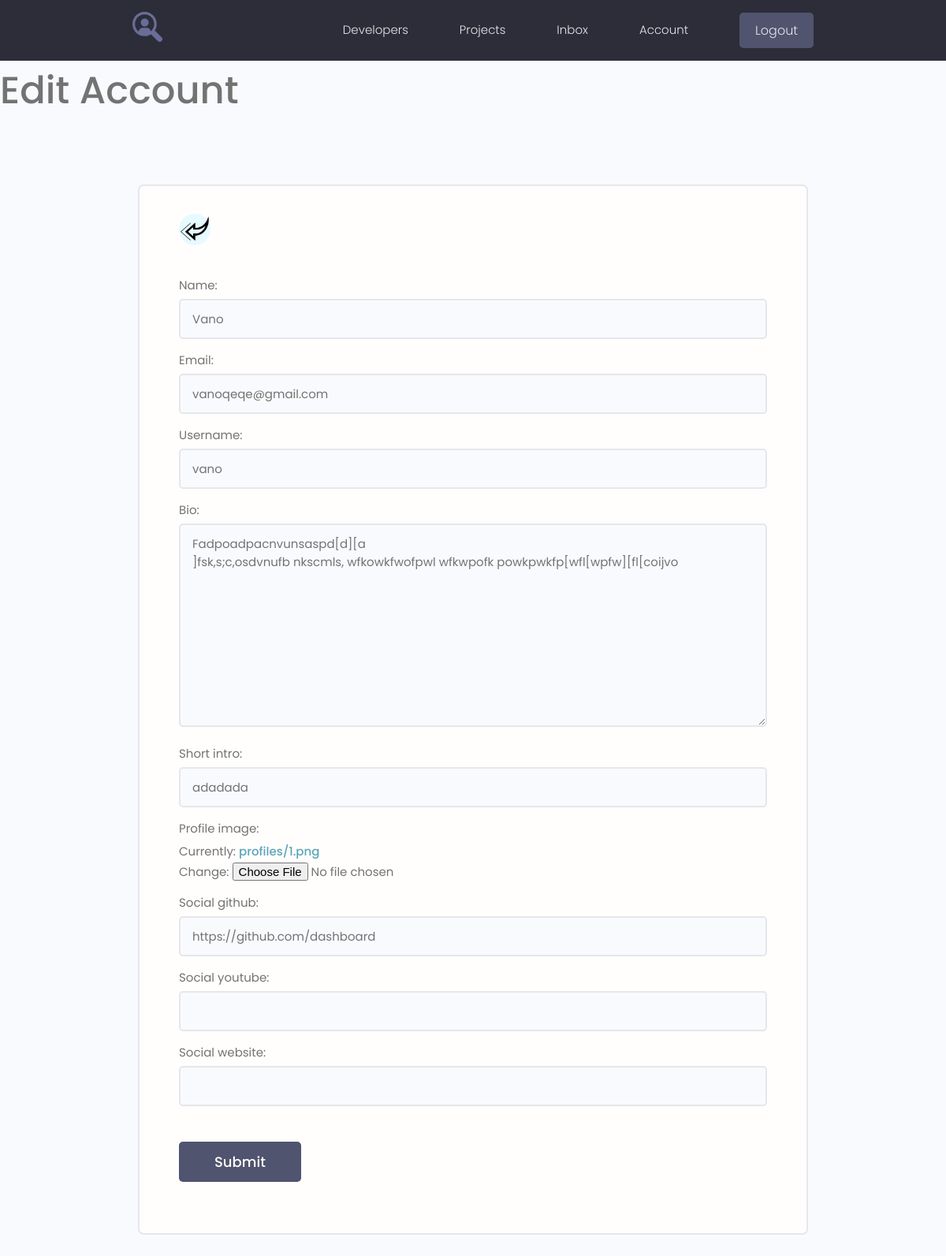
Page /edit-account/ (signed in) on the committed database.
### users/models.py (models this page shows, shortened)
class Profile(models.Model):
    user = models.OneToOneField(User, on_delete=models.CASCADE, blank=True)
    name = models.CharField(max_length=200, blank=True)
    email = models.EmailField(max_length=200, blank=True)
    username = models.CharField(max_length=200, blank=True)
    short_intro = models.CharField(max_length=200, blank=True)
    bio = models.TextField(blank=True)
    profile_image = models.ImageField(default="profiles/user-default.png", upload_to="profiles/")
    social_github = models.CharField(max_length=200, blank=True)
    social_youtube = models.CharField(max_length=200, blank=True)
    social_website = models.CharField(max_length=200, blank=True)
    created = models.DateTimeField(auto_now_add=True)

### users/views.py (the view)
# urls.py: path('edit-account/', views.edit_account, name="edit-account"),
@login_required(login_url='login')
def edit_account(request):
    profile = request.user.profile
    form = ProfileForm(instance=profile)
    if request.method == "POST":
        form = ProfileForm(request.POST, request.FILES, instance=profile)
        if form.is_valid():
            form.save()
            return redirect('account')
    context = {'form': form}
    return render(request, 'users/profile_form.html', context)

### users/forms.py
class ProfileForm(ModelForm):
    class Meta:
        model = Profile
        fields = ['name', 'email', 'username', 'bio', 'short_intro', 'profile_image',
                  'social_github', 'social_youtube', 'social_website']
    def __init__(self, *args, **kwargs):
        super().__init__(*args, **kwargs)
        for field in self.fields.values():
            field.widget.attrs.update({"class": "input"})

### users/templates/users/profile_form.html (shortened to what this page needs)
{% extends 'projects/base.html' %}
{% load static %}
{% block content %}
<h1>Edit Account</h1>
<main class="formPage my-xl">
    <div class="content-box">
        <div class="formWrapper">
            <a class="backButton" href="{% url 'account' %}"><img src="{% static 'images/left.png' %}" alt="left"></a>
            <br>
            <form action="{% url 'edit-account' %}" class="form" method="POST" enctype="multipart/form-data">
                {% for field in form %}
                <div class="form__field">
                    <label for="formInput#text">{{ field.label }}: </label>
                    {{ field }}
                </div>
                {% endfor %}
                <input class="btn btn--sub btn--lg  my-md" type="submit" value="Submit"/>
            </form>
        </div>
    </div>
</main>
{% endblock %}

### projects/static/styles/app.css (style rules this page uses)
:root { --color-sub: #2d2d39; }
.btn--sub { background-color: var(--color-sub-light); }
img { width: 100%; }
.content-box { width: 95%; max-width: 85rem; margin: 0 auto; }
.backButton { background: var(--color-main-light); color: var(--color-main); width: 4rem; height: 4rem; display: flex; align-items: center; justify-content: center; border-radius: 50%; }
.formPage .formWrapper { list-style: none; background: var(--color-white); padding: 3.5rem 5rem; border: 2px solid var(--color-light); border-radius: 0.7rem; }

### projects/static/uikit/styles/modules/_variables.css (style rules this page uses)
:root { --color-main: #5aa5b9; --color-main-light: #e6faff; --color-sub: #3f4156; --color-sub-light: #51546e; --color-sub-lighter: #ededfd; --color-text: #737373; --color-gray: #8b8b8b; --color-light: #e5e7eb; --color-light-gray: #767676; --color-bg: #f8fafd; --color-white: #fffefd; --color-white-light: #f3f3f3; --color-success: #359e64; --color-success-bg: #def8e8; --color-error: #fc4b0b; --color-error-bg: #fff2ee; --font-base: 'Poppins', arial, helvetica, 'Segoe UI', roboto, ubuntu, sans-serif; --font-monospace: 'Fira Code', 'Courier New', courier, monospace; --font-regular: 300; --font-medium: 500; --font-bold: 700; --generic-shadow: 1px 1px 5px #00000010; --generic-transition: all 0.3s ease-in-out; }

### projects/static/uikit/styles/modules/_base.css (style rules this page uses)
* { margin: 0; padding: 0; box-sizing: border-box; text-rendering: optimizeLegibility; color: inherit; font-size: inherit; }
html { font-size: 50%; }
@media only screen and (min-width: 480px) { html { font-size: 56.25%; } }
@media only screen and (min-width: 1200px) { html { font-size: 62.5%; } }
body { line-height: 1.6; font-weight: 400; font-size: 1.5rem; color: var(--color-text); background-color: var(--color-bg); min-height: 100vh; }

### projects/static/uikit/styles/modules/_typography.css (style rules this page uses)
* { font-family: var(--font-base); }
h1 { font-size: 4.8rem; font-weight: var(--font-medium); }
a { padding-bottom: 2px; text-decoration: none; display: inline-block; color: var(--color-main); font-weight: var(--font-medium); }

### projects/static/uikit/styles/modules/_utilities.css (style rules this page uses)
.my-md { margin: 3rem auto; }
.my-xl { margin: 8rem auto; }

### projects/static/uikit/styles/modules/_button.css (style rules this page uses)
.btn { display: inline-block; position: relative; cursor: pointer; background-color: var(--color-light); font-weight: var(--font-medium); color: var(--color-sub); text-decoration: none; padding: 1rem 2rem; border-radius: 0.5rem; border: none; width: -webkit-fit-content; width: -moz-fit-content; width: fit-content; height: -webkit-fit-content; height: -moz-fit-content; height: fit-content; font-size: 1.6rem; outline-width: 0; outline-color: transparent; -webkit-backface-visibility: hidden; backface-visibility: hidden; transition: all 0.3s ease-in-out; }
.btn--sub { background-color: var(--color-sub); color: var(--color-white); }
.btn--lg { font-size: 1.8rem; padding: 1.2rem 4.5rem; }

### projects/static/uikit/styles/modules/_form.css (style rules this page uses)
.form { display: block; }
.form__field { margin-top: 1.5rem; margin-bottom: 1.5rem; }
.form__label, .form__field > label { display: block; margin-bottom: 0.5rem; color: var(--color-text); }
input.input[type='text'], input.input[type='email'], input.input[type='password'], input.input[type='number'], textarea.input { min-width: 24rem; width: 100%; padding: 1.2rem 1.5rem; border-radius: 0.5rem; border: 2px solid var(--color-light); transition: all 0.3s ease-in-out; background-color: var(--color-bg); }

### rows in the picture
Profile: form "Vano" "vanoqeqe@gmail.com" "vano" "Fadpoadpacnvunsaspd[d][a ]fsk,s;c,osdvnufb nkscmls, wfkowkfwofpwl wfkwpofk powkpwkfp[wfl[wpfw][fl[coijvo" "adadada" "https://github.com/dashboard"

### other values in the picture
{{ field.label }} "Name" "Email" "Username" "Bio" "Short intro" "Profile image" "Social github" "Social youtube" "Social website"
